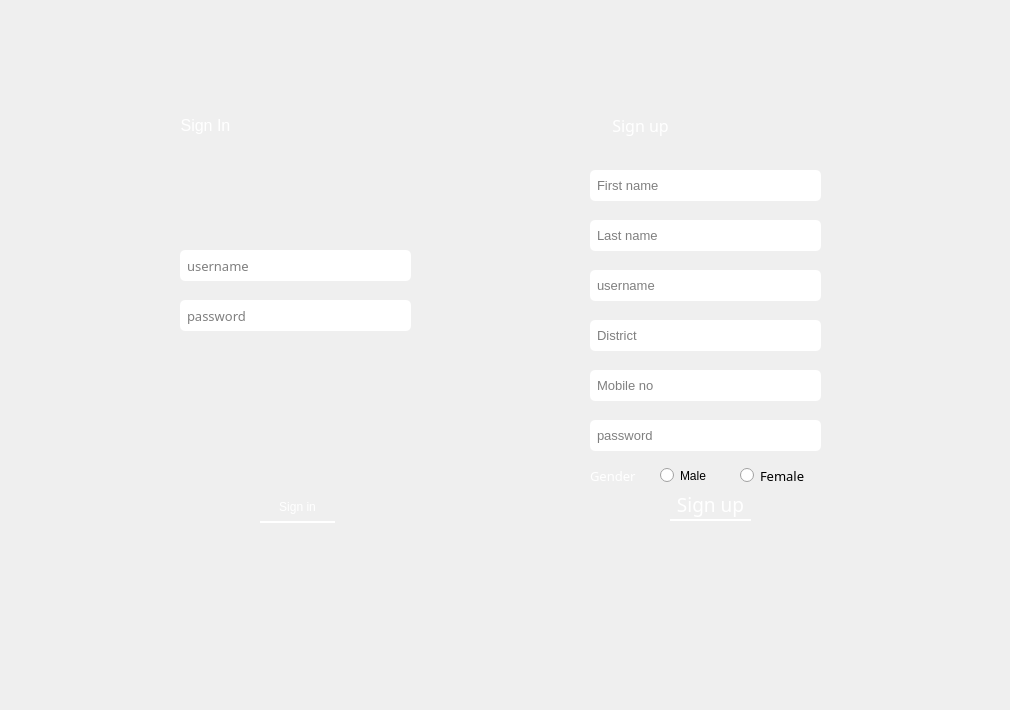
    <widget class="QWidget" name="deliverySignInUp">
     <widget class="QWidget" name="signinSection" native="true">
      <property name="geometry">
       <rect>
        <x>130</x>
        <y>100</y>
        <width>331</width>
        <height>451</height>
       </rect>
      </property>
      <property name="styleSheet">
       <string notr="true">border-bottom-left-radius:80px;
border-bottom-right-radius:80px;
border-top-right-radius:80px;</string>
      </property>
      <widget class="QLineEdit" name="userLineEdit">
       <property name="geometry">
        <rect>
         <x>50</x>
         <y>150</y>
         <width>231</width>
         <height>31</height>
        </rect>
       </property>
       <property name="font">
        <font>
         <family>Lucida Sans</family>
         <pointsize>10</pointsize>
        </font>
       </property>
       <property name="focusPolicy">
        <enum>Qt::StrongFocus</enum>
       </property>
       <property name="styleSheet">
        <string notr="true">background-color: rgb(255, 255, 255);
border-radius: 5px;
padding-left:5px;</string>
       </property>
       <property name="text">
        <string/>
       </property>
       <property name="frame">
        <bool>true</bool>
       </property>
       <property name="cursorPosition">
        <number>0</number>
       </property>
       <property name="placeholderText">
        <string>username</string>
       </property>
      </widget>
      <widget class="QLineEdit" name="passLineEdit">
       <property name="geometry">
        <rect>
         <x>50</x>
         <y>200</y>
         <width>231</width>
         <height>31</height>
        </rect>
       </property>
       <property name="font">
        <font>
         <family>Lucida Sans</family>
         <pointsize>10</pointsize>
         <weight>50</weight>
         <bold>false</bold>
         <strikeout>false</strikeout>
         <kerning>true</kerning>
        </font>
       </property>
       <property name="styleSheet">
        <string notr="true">background-color: rgb(255, 255, 255);
border-radius: 5px;
padding-left:5px;</string>
       </property>
       <property name="echoMode">
        <enum>QLineEdit::Password</enum>
       </property>
       <property name="cursorPosition">
        <number>0</number>
       </property>
       <property name="alignment">
        <set>Qt::AlignLeading|Qt::AlignLeft|Qt::AlignVCenter</set>
       </property>
       <property name="placeholderText">
        <string>password</string>
       </property>
      </widget>
      <widget class="QPushButton" name="signinBtn">
       <property name="geometry">
        <rect>
         <x>130</x>
         <y>392</y>
         <width>75</width>
         <height>31</height>
        </rect>
       </property>
       <property name="cursor">
        <cursorShape>PointingHandCursor</cursorShape>
       </property>
       <property name="styleSheet">
        <string notr="true">color:rgb(255, 255, 255);
font: 14pt &quot;Lucida Sans&quot;;
border-bottom: 2px solid white;</string>
       </property>
       <property name="text">
        <string>Sign in</string>
       </property>
      </widget>
      <widget class="QWidget" name="widget_10" native="true">
       <property name="geometry">
        <rect>
         <x>0</x>
         <y>0</y>
         <width>331</width>
         <height>451</height>
        </rect>
       </property>
       <property name="styleSheet">
        <string notr="true">border-bottom-left-radius:80px;
border-image: url(:/res/images/bg3.jpg);
border-top-right-radius:80px;
border-bottom-right-radius:80px;</string>
       </property>
      </widget>
      <widget class="QLabel" name="signinIcon">
       <property name="geometry">
        <rect>
         <x>10</x>
         <y>10</y>
         <width>31</width>
         <height>31</height>
        </rect>
       </property>
       <property name="styleSheet">
        <string notr="true">border-image: url(:/res/icons/white/log-in.svg);</string>
       </property>
       <property name="text">
        <string/>
       </property>
      </widget>
      <widget class="QLabel" name="signinLabel">
       <property name="geometry">
        <rect>
         <x>50</x>
         <y>10</y>
         <width>51</width>
         <height>31</height>
        </rect>
       </property>
       <property name="styleSheet">
        <string notr="true">font: 14pt &quot;Lucida Sans&quot;;</string>
       </property>
       <property name="text">
        <string>&lt;html&gt;&lt;head/&gt;&lt;body&gt;&lt;p align=&quot;center&quot;&gt;&lt;span style=&quot; font-size:12pt; color:#ffffff;&quot;&gt;Sign In&lt;/span&gt;&lt;/p&gt;&lt;/body&gt;&lt;/html&gt;</string>
       </property>
      </widget>
      <zorder>widget_10</zorder>
      <zorder>userLineEdit</zorder>
      <zorder>passLineEdit</zorder>
      <zorder>signinBtn</zorder>
      <zorder>signinIcon</zorder>
      <zorder>signinLabel</zorder>
     </widget>
     <widget class="QWidget" name="widget_8" native="true">
      <property name="geometry">
       <rect>
        <x>0</x>
        <y>0</y>
        <width>1001</width>
        <height>701</height>
       </rect>
      </property>
      <property name="styleSheet">
       <string notr="true">border-image: url(:/res/images/bgnavbar1.jpg);</string>
      </property>
     </widget>
     <widget class="QWidget" name="signupSection" native="true">
      <property name="geometry">
       <rect>
        <x>540</x>
        <y>100</y>
        <width>331</width>
        <height>451</height>
       </rect>
      </property>
      <property name="styleSheet">
       <string notr="true">border-bottom-left-radius:80px;
border-top-right-radius:80px;
border-top-left-radius:80px;</string>
      </property>
      <widget class="QWidget" name="widget_7" native="true">
       <property name="geometry">
        <rect>
         <x>0</x>
         <y>-1</y>
         <width>331</width>
         <height>451</height>
        </rect>
       </property>
       <property name="styleSheet">
        <string notr="true">border-bottom-left-radius:80px;
border-image: url(:/res/images/bg3.jpg);
border-top-right-radius:80px;
border-top-left-radius:80px;</string>
       </property>
      </widget>
      <widget class="QLineEdit" name="firstnameLineEdit">
       <property name="geometry">
        <rect>
         <x>50</x>
         <y>70</y>
         <width>231</width>
         <height>31</height>
        </rect>
       </property>
       <property name="font">
        <font>
         <pointsize>10</pointsize>
        </font>
       </property>
       <property name="cursor">
        <cursorShape>IBeamCursor</cursorShape>
       </property>
       <property name="styleSheet">
        <string notr="true">background-color: rgb(255, 255, 255);
border-radius: 5px;
padding-left:5px;</string>
       </property>
       <property name="placeholderText">
        <string>First name</string>
       </property>
      </widget>
      <widget class="QLineEdit" name="lastnameLineEdit">
       <property name="geometry">
        <rect>
         <x>50</x>
         <y>120</y>
         <width>231</width>
         <height>31</height>
        </rect>
       </property>
       <property name="font">
        <font>
         <pointsize>10</pointsize>
        </font>
       </property>
       <property name="styleSheet">
        <string notr="true">background-color: rgb(255, 255, 255);
border-radius: 5px;
padding-left:5px;</string>
       </property>
       <property name="echoMode">
        <enum>QLineEdit::Normal</enum>
       </property>
       <property name="placeholderText">
        <string>Last name</string>
       </property>
      </widget>
      <widget class="QLineEdit" name="userLineEdit_2">
       <property name="geometry">
        <rect>
         <x>50</x>
         <y>170</y>
         <width>231</width>
         <height>31</height>
        </rect>
       </property>
       <property name="font">
        <font>
         <pointsize>10</pointsize>
        </font>
       </property>
       <property name="styleSheet">
        <string notr="true">background-color: rgb(255, 255, 255);
border-radius: 5px;
padding-left:5px;</string>
       </property>
       <property name="echoMode">
        <enum>QLineEdit::Normal</enum>
       </property>
       <property name="placeholderText">
        <string>username</string>
       </property>
      </widget>
      <widget class="QLineEdit" name="disLineEdit_3">
       <property name="geometry">
        <rect>
         <x>50</x>
         <y>220</y>
         <width>231</width>
         <height>31</height>
        </rect>
       </property>
       <property name="font">
        <font>
         <pointsize>10</pointsize>
        </font>
       </property>
       <property name="styleSheet">
        <string notr="true">background-color: rgb(255, 255, 255);
border-radius: 5px;
padding-left:5px;</string>
       </property>
       <property name="echoMode">
        <enum>QLineEdit::Normal</enum>
       </property>
       <property name="placeholderText">
        <string>District</string>
       </property>
      </widget>
      <widget class="QLineEdit" name="mobileLineEdit_4">
       <property name="geometry">
        <rect>
         <x>50</x>
         <y>270</y>
         <width>231</width>
         <height>31</height>
        </rect>
       </property>
       <property name="font">
        <font>
         <pointsize>10</pointsize>
        </font>
       </property>
       <property name="styleSheet">
        <string notr="true">background-color: rgb(255, 255, 255);
border-radius: 5px;
padding-left:5px;</string>
       </property>
       <property name="echoMode">
        <enum>QLineEdit::Normal</enum>
       </property>
       <property name="placeholderText">
        <string>Mobile no</string>
       </property>
      </widget>
      <widget class="QLineEdit" name="passLineEdit_5">
       <property name="geometry">
        <rect>
         <x>50</x>
         <y>320</y>
         <width>231</width>
         <height>31</height>
        </rect>
       </property>
       <property name="font">
        <font>
         <pointsize>10</pointsize>
        </font>
       </property>
       <property name="styleSheet">
        <string notr="true">background-color: rgb(255, 255, 255);
border-radius: 5px;
padding-left:5px;</string>
       </property>
       <property name="echoMode">
        <enum>QLineEdit::Password</enum>
       </property>
       <property name="placeholderText">
        <string>password</string>
       </property>
      </widget>
      <widget class="QRadioButton" name="maleBtn">
       <property name="geometry">
        <rect>
         <x>120</x>
         <y>360</y>
         <width>82</width>
         <height>31</height>
        </rect>
       </property>
       <property name="styleSheet">
        <string notr="true">font: 10pt &quot;Lucida Sans&quot;;</string>
       </property>
       <property name="text">
        <string>Male</string>
       </property>
      </widget>
      <widget class="QRadioButton" name="femaleBtn">
       <property name="geometry">
        <rect>
         <x>200</x>
         <y>360</y>
         <width>81</width>
         <height>31</height>
        </rect>
       </property>
       <property name="font">
        <font>
         <family>Lucida Sans</family>
         <pointsize>10</pointsize>
         <weight>50</weight>
         <italic>false</italic>
         <bold>false</bold>
        </font>
       </property>
       <property name="styleSheet">
        <string notr="true">font: 10pt &quot;Lucida Sans&quot;;</string>
       </property>
       <property name="text">
        <string>Female</string>
       </property>
      </widget>
      <widget class="QLabel" name="gender">
       <property name="geometry">
        <rect>
         <x>50</x>
         <y>360</y>
         <width>71</width>
         <height>31</height>
        </rect>
       </property>
       <property name="font">
        <font>
         <family>Lucida Sans</family>
         <pointsize>10</pointsize>
         <weight>50</weight>
         <italic>false</italic>
         <bold>false</bold>
        </font>
       </property>
       <property name="styleSheet">
        <string notr="true">font: 10pt &quot;Lucida Sans&quot;;
color:white;</string>
       </property>
       <property name="text">
        <string>Gender</string>
       </property>
      </widget>
      <widget class="QPushButton" name="signupBtn">
       <property name="geometry">
        <rect>
         <x>130</x>
         <y>390</y>
         <width>81</width>
         <height>31</height>
        </rect>
       </property>
       <property name="palette">
        <palette>
         <active>
          <colorrole role="WindowText">
           <brush brushstyle="SolidPattern">
            <color alpha="255">
             <red>255</red>
             <green>255</green>
             <blue>255</blue>
            </color>
           </brush>
          </colorrole>
          <colorrole role="Button">
           <brush brushstyle="SolidPattern">
            <color alpha="255">
             <red>255</red>
             <green>171</green>
             <blue>13</blue>
            </color>
           </brush>
          </colorrole>
          <colorrole role="Text">
           <brush brushstyle="SolidPattern">
            <color alpha="255">
             <red>255</red>
             <green>255</green>
             <blue>255</blue>
            </color>
           </brush>
          </colorrole>
          <colorrole role="ButtonText">
           <brush brushstyle="SolidPattern">
            <color alpha="255">
             <red>255</red>
             <green>255</green>
             <blue>255</blue>
            </color>
           </brush>
          </colorrole>
          <colorrole role="Base">
           <brush brushstyle="SolidPattern">
            <color alpha="255">
             <red>255</red>
             <green>171</green>
             <blue>13</blue>
            </color>
           </brush>
          </colorrole>
          <colorrole role="Window">
           <brush brushstyle="SolidPattern">
            <color alpha="255">
             <red>255</red>
             <green>171</green>
             <blue>13</blue>
            </color>
           </brush>
          </colorrole>
          <colorrole role="PlaceholderText">
           <brush brushstyle="NoBrush">
            <color alpha="128">
             <red>255</red>
             <green>255</green>
             <blue>255</blue>
            </color>
           </brush>
          </colorrole>
         </active>
         <inactive>
          <colorrole role="WindowText">
           <brush brushstyle="SolidPattern">
            <color alpha="255">
             <red>255</red>
             <green>255</green>
             <blue>255</blue>
            </color>
           </brush>
          </colorrole>
          <colorrole role="Button">
           <brush brushstyle="SolidPattern">
            <color alpha="255">
             <red>255</red>
             <green>171</green>
             <blue>13</blue>
            </color>
           </brush>
          </colorrole>
          <colorrole role="Text">
           <brush brushstyle="SolidPattern">
            <color alpha="255">
             <red>255</red>
             <green>255</green>
             <blue>255</blue>
            </color>
           </brush>
          </colorrole>
          <colorrole role="ButtonText">
           <brush brushstyle="SolidPattern">
            <color alpha="255">
             <red>255</red>
             <green>255</green>
             <blue>255</blue>
            </color>
           </brush>
          </colorrole>
          <colorrole role="Base">
           <brush brushstyle="SolidPattern">
            <color alpha="255">
             <red>255</red>
             <green>171</green>
             <blue>13</blue>
            </color>
           </brush>
          </colorrole>
          <colorrole role="Window">
           <brush brushstyle="SolidPattern">
            <color alpha="255">
             <red>255</red>
             <green>171</green>
             <blue>13</blue>
            </color>
           </brush>
          </colorrole>
          <colorrole role="PlaceholderText">
           <brush brushstyle="NoBrush">
            <color alpha="128">
             <red>255</red>
             <green>255</green>
             <blue>255</blue>
            </color>
           </brush>
          </colorrole>
         </inactive>
         <disabled>
          <colorrole role="WindowText">
           <brush brushstyle="SolidPattern">
            <color alpha="255">
             <red>255</red>
             <green>255</green>
             <blue>255</blue>
            </color>
           </brush>
          </colorrole>
          <colorrole role="Button">
           <brush brushstyle="SolidPattern">
            <color alpha="255">
             <red>255</red>
             <green>171</green>
             <blue>13</blue>
            </color>
           </brush>
          </colorrole>
          <colorrole role="Text">
           <brush brushstyle="SolidPattern">
            <color alpha="255">
             <red>255</red>
             <green>255</green>
             <blue>255</blue>
            </color>
           </brush>
          </colorrole>
          <colorrole role="ButtonText">
           <brush brushstyle="SolidPattern">
            <color alpha="255">
             <red>255</red>
             <green>255</green>
             <blue>255</blue>
            </color>
           </brush>
          </colorrole>
          <colorrole role="Base">
           <brush brushstyle="SolidPattern">
            <color alpha="255">
             <red>255</red>
             <green>171</green>
             <blue>13</blue>
            </color>
           </brush>
          </colorrole>
          <colorrole role="Window">
           <brush brushstyle="SolidPattern">
            <color alpha="255">
             <red>255</red>
             <green>171</green>
             <blue>13</blue>
            </color>
           </brush>
          </colorrole>
          <colorrole role="PlaceholderText">
           <brush brushstyle="NoBrush">
            <color alpha="128">
             <red>255</red>
             <green>255</green>
             <blue>255</blue>
            </color>
           </brush>
          </colorrole>
         </disabled>
        </palette>
       </property>
       <property name="font">
        <font>
         <family>Lucida Sans</family>
         <pointsize>14</pointsize>
         <weight>50</weight>
         <italic>false</italic>
         <bold>false</bold>
        </font>
       </property>
       <property name="cursor">
        <cursorShape>PointingHandCursor</cursorShape>
       </property>
       <property name="styleSheet">
        <string notr="true">color:rgb(255, 255, 255);
font: 14pt &quot;Lucida Sans&quot;;
border-bottom: 2px solid white;</string>
       </property>
       <property name="text">
        <string>Sign up</string>
       </property>
      </widget>
      <widget class="QLabel" name="iconSignup">
       <property name="geometry">
        <rect>
         <x>30</x>
         <y>10</y>
         <width>31</width>
         <height>31</height>
        </rect>
       </property>
       <property name="styleSheet">
        <string notr="true">border-image: url(:/res/icons/white/log-in.svg);</string>
       </property>
       <property name="text">
        <string/>
       </property>
      </widget>
      <widget class="QLabel" name="signupLabel">
       <property name="geometry">
        <rect>
         <x>70</x>
         <y>10</y>
         <width>61</width>
         <height>31</height>
        </rect>
       </property>
       <property name="font">
        <font>
         <family>Lucida Sans</family>
         <pointsize>14</pointsize>
         <weight>50</weight>
         <italic>false</italic>
         <bold>false</bold>
        </font>
       </property>
       <property name="styleSheet">
        <string notr="true">font: 14pt &quot;Lucida Sans&quot;;</string>
       </property>
       <property name="text">
        <string>&lt;html&gt;&lt;head/&gt;&lt;body&gt;&lt;p align=&quot;center&quot;&gt;&lt;span style=&quot; font-size:12pt; color:#ffffff;&quot;&gt;Sign up&lt;/span&gt;&lt;/p&gt;&lt;/body&gt;&lt;/html&gt;</string>
       </property>
      </widget>
     </widget>
     <zorder>widget_8</zorder>
     <zorder>signupSection</zorder>
     <zorder>signinSection</zorder>
    </widget>
